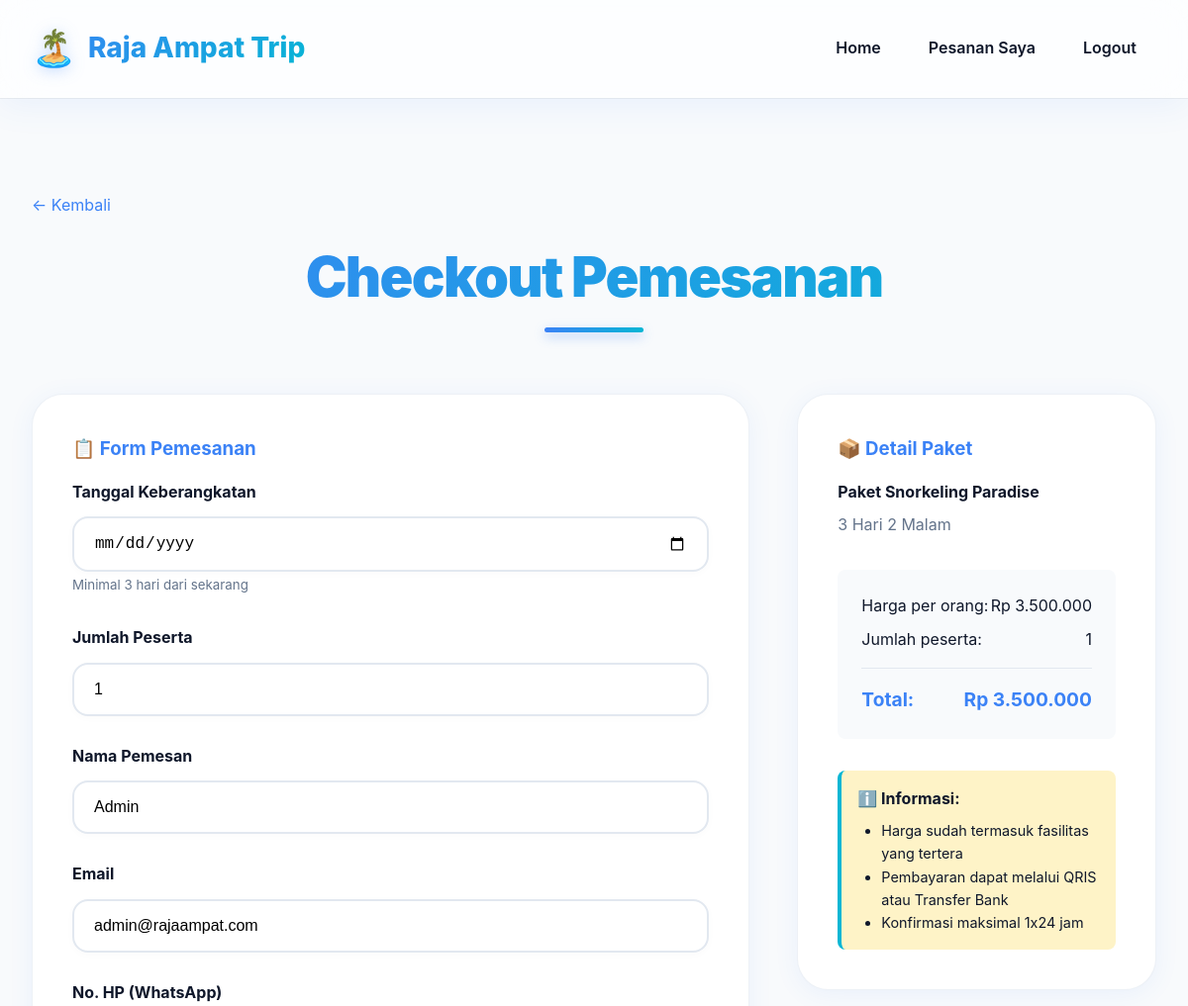
The page /public/checkout.php?id=1 (signed in, upper part) on the database as committed earlier.
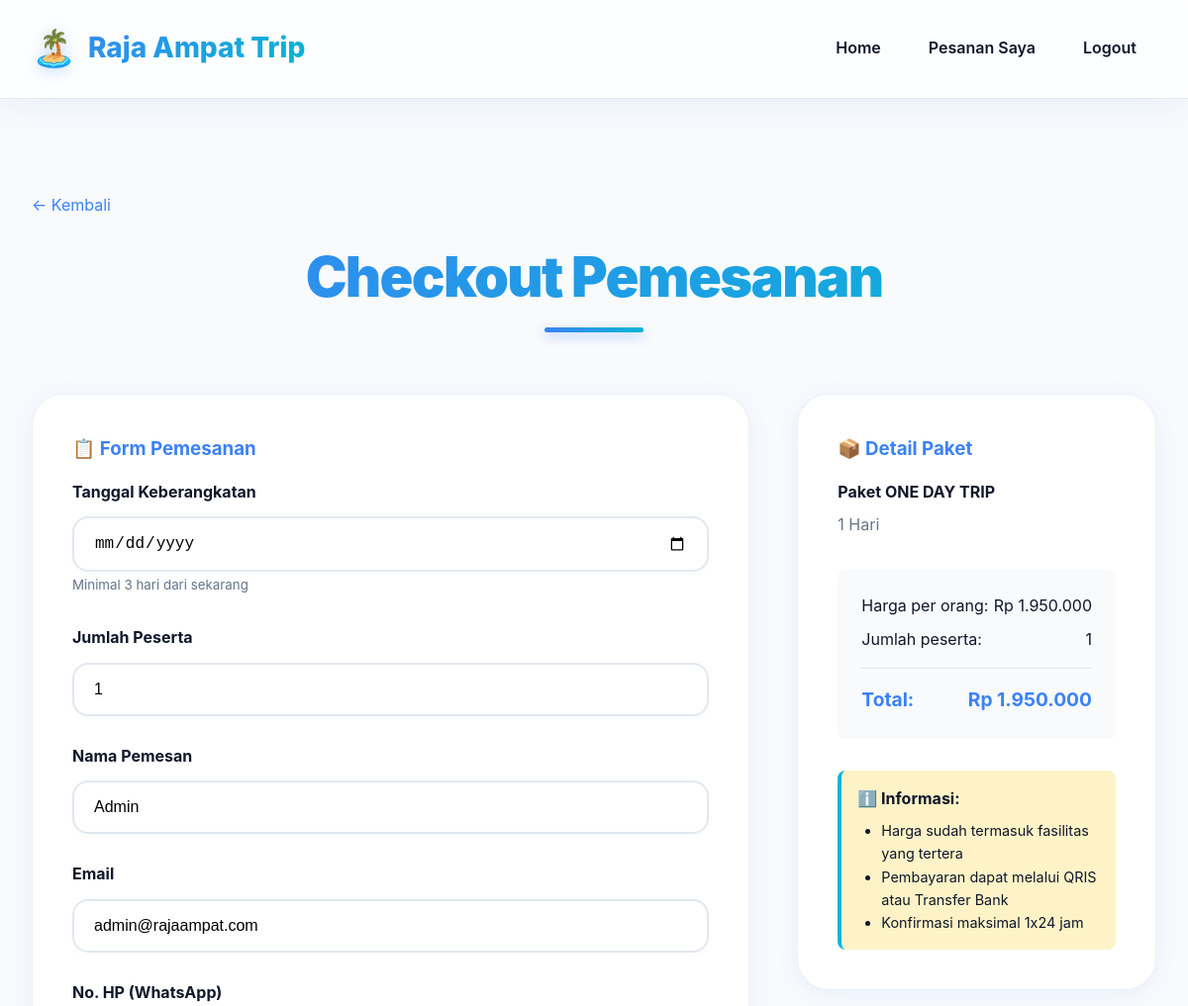
The same page on the database as committed later.
### tables this page shows
CREATE TABLE IF NOT EXISTS users (
    id INT AUTO_INCREMENT PRIMARY KEY,
    nama VARCHAR(100) NOT NULL,
    email VARCHAR(100) UNIQUE NOT NULL,
    password VARCHAR(255) NOT NULL,
    no_hp VARCHAR(20),
    alamat TEXT,
    role ENUM('user', 'admin') DEFAULT 'user',
    created_at TIMESTAMP DEFAULT CURRENT_TIMESTAMP
);

CREATE TABLE IF NOT EXISTS paket_wisata (
    id INT AUTO_INCREMENT PRIMARY KEY,
    nama_paket VARCHAR(200) NOT NULL,
    deskripsi TEXT,
    durasi VARCHAR(50),
    harga DECIMAL(12,2) NOT NULL,
    foto VARCHAR(255),
    fasilitas TEXT,
    itinerary TEXT,
    tersedia BOOLEAN DEFAULT 1,
    created_at TIMESTAMP DEFAULT CURRENT_TIMESTAMP,
    updated_at TIMESTAMP DEFAULT CURRENT_TIMESTAMP ON UPDATE CURRENT_TIMESTAMP
);

### includes/config.php (called while the page is built, shortened)
<?php
function rupiah($angka) {
    return 'Rp ' . number_format($angka, 0, ',', '.');
}

### public/checkout.php (the view, shortened to what this page needs)
<?php
require_once '../includes/config.php';
$paket_id = $_GET['id'] ?? 0;
$stmt = $pdo->prepare("SELECT * FROM paket_wisata WHERE id = ? AND tersedia = 1");
$stmt->execute([$paket_id]);
$package = $stmt->fetch();
$stmt = $pdo->prepare("SELECT * FROM users WHERE id = ?");
$stmt->execute([get_user_id()]);
$user = $stmt->fetch();
?>
<!DOCTYPE html>
<html lang="id">
<head>
    <link rel="stylesheet" href="assets/css/style.css">
</head>
<body>
    <nav class="navbar">
        <div class="container">
            <a href="index.php" class="navbar-brand"><?= SITE_NAME ?></a>
            <ul class="navbar-menu">
                <li><a href="index.php">Home</a></li>
                <li><a href="pyment-status.php">Pesanan Saya</a></li>
                <li><a href="logout.php">Logout</a></li>
            </ul>
        </div>
    </nav>
    <section class="section">
        <div class="container">
            <a href="paket.php?id=<?= $package['id'] ?>" style="color: var(--primary); margin-bottom: 1rem; display: inline-block;">← Kembali</a>
            <h2 class="section-title">Checkout Pemesanan</h2>
            <div class="detail-container">
                <div>
                    <div class="detail-info">
                        <h3 style="color: var(--primary); margin-bottom: 1rem;">📋 Form Pemesanan</h3>
                        <form method="POST">
                            <div class="form-group">
                                <label class="form-label">Tanggal Keberangkatan</label>
                                <input type="date" name="tanggal_berangkat" class="form-control"
                                       min="<?= date('Y-m-d', strtotime('+3 days')) ?>" required>
                                <small style="color: var(--gray);">Minimal 3 hari dari sekarang</small>
                            </div>
                            <div class="form-group">
                                <label class="form-label">Jumlah Peserta</label>
                                <input type="number" name="jumlah_peserta" class="form-control"
                                       min="1" max="20" value="1" required id="jumlah"
                                       onchange="hitungTotal()">
                            </div>
                            <div class="form-group">
                                <label class="form-label">Nama Pemesan</label>
                                <input type="text" name="nama_pemesan" class="form-control"
                                       value="<?= htmlspecialchars($user['nama']) ?>" required>
                            </div>
                            <div class="form-group">
                                <label class="form-label">Email</label>
                                <input type="email" name="email_pemesan" class="form-control"
                                       value="<?= htmlspecialchars($user['email']) ?>" required>
                            </div>
                            <div class="form-group">
                                <label class="form-label">No. HP (WhatsApp)</label>
                            </div>
                        </form>
                    </div>
                </div>
                <div>
                    <div class="detail-info">
                        <h3 style="color: var(--primary); margin-bottom: 1rem;">📦 Detail Paket</h3>
                        <h4><?= htmlspecialchars($package['nama_paket']) ?></h4>
                        <p style="color: var(--gray); margin: 0.5rem 0;"><?= htmlspecialchars($package['durasi']) ?></p>
                        <div style="margin: 2rem 0; padding: 1.5rem; background: #f8fafc; border-radius: 8px;">
                            <div style="display: flex; justify-content: space-between; margin-bottom: 0.5rem;">
                                <span>Harga per orang:</span>
                                <span id="harga"><?= rupiah($package['harga']) ?></span>
                            </div>
                            <div style="display: flex; justify-content: space-between; margin-bottom: 0.5rem;">
                                <span>Jumlah peserta:</span>
                                <span id="peserta">1</span>
                            </div>
                            <hr style="margin: 1rem 0; border: none; border-top: 1px solid #e2e8f0;">
                            <div style="display: flex; justify-content: space-between; font-size: 1.2rem; font-weight: bold; color: var(--primary);">
                                <span>Total:</span>
                                <span id="total"><?= rupiah($package['harga']) ?></span>
                            </div>
                        </div>
                        <div style="padding: 1rem; background: #fef3c7; border-radius: 8px; border-left: 4px solid var(--secondary);">
                            <strong>ℹ️ Informasi:</strong>
                            <ul style="margin: 0.5rem 0 0 1.5rem; font-size: 0.9rem;">
                                <li>Harga sudah termasuk fasilitas yang tertera</li>
                                <li>Pembayaran dapat melalui QRIS atau Transfer Bank</li>
                                <li>Konfirmasi maksimal 1x24 jam</li>
                            </ul>
                        </div>
                    </div>
                </div>
            </div>
        </div>
    </section>
</body>
</html>

### public/assets/css/style.css (style rules this page uses)
* { margin: 0; padding: 0; box-sizing: border-box; }
:root { --primary: #3b82f6; --primary-dark: #2563eb; --primary-light: #60a5fa; --secondary: #06b6d4; --accent: #8b5cf6; --gradient-1: #667eea; --gradient-2: #764ba2; --dark: #0f172a; --light: #f8fafc; --gray: #64748b; --success: #10b981; --danger: #ef4444; --white: #ffffff; }
body { font-family: 'Inter', 'Segoe UI', system-ui, -apple-system, sans-serif; line-height: 1.6; color: var(--dark); background: var(--light); }
a { text-decoration: none; color: inherit; }
.navbar { background: rgba(255, 255, 255, 0.7); backdrop-filter: blur(20px) saturate(180%); -webkit-backdrop-filter: blur(20px) saturate(180%); color: var(--dark); padding: 1.25rem 0; position: sticky; top: 0; z-index: 1000; box-shadow: 0 1px 0 rgba(0, 0, 0, 0.05), 0 8px 32px rgba(59, 130, 246, 0.08); border-bottom: 1px solid rgba(255, 255, 255, 0.5); animation: slideDown 0.5s ease-out; }
.navbar .container { display: flex; justify-content: space-between; align-items: center; max-width: 1280px; margin: 0 auto; padding: 0 2rem; }
.navbar-brand { font-size: 1.75rem; font-weight: 800; display: flex; align-items: center; gap: 0.75rem; background: linear-gradient(135deg, var(--primary) 0%, var(--secondary) 100%); -webkit-background-clip: text; -webkit-text-fill-color: transparent; background-clip: text; position: relative; transition: all 0.3s; }
.navbar-brand::before { content: '🏝️'; font-size: 2.25rem; -webkit-text-fill-color: initial; filter: drop-shadow(0 2px 8px rgba(59, 130, 246, 0.3)); animation: float 3s ease-in-out infinite; }
.navbar-menu { display: flex; list-style: none; gap: 0.5rem; align-items: center; }
.navbar-menu a { color: var(--dark); transition: background 0.2s ease, color 0.2s ease, transform 0.2s ease; padding: 0.625rem 1.25rem; border-radius: 12px; font-weight: 600; position: relative; overflow: hidden; }
.navbar-menu a { color: var(--dark); padding: 0.625rem 1.25rem; border-radius: 12px; font-weight: 600; transition: background 0.2s ease, color 0.2s ease; }
.container { max-width: 1280px; margin: 0 auto; padding: 0 2rem; }
.section { padding: 6rem 0; position: relative; }
.section-title { text-align: center; font-size: 3.5rem; margin-bottom: 1.5rem; font-weight: 900; letter-spacing: -0.03em; background: linear-gradient(135deg, var(--primary) 0%, var(--secondary) 100%); -webkit-background-clip: text; -webkit-text-fill-color: transparent; background-clip: text; position: relative; display: inline-block; width: 100%; animation: fadeIn 0.8s ease-out; }
.section-title::after { content: ''; position: absolute; bottom: -10px; left: 50%; transform: translateX(-50%); width: 100px; height: 5px; background: linear-gradient(90deg, var(--primary) 0%, var(--secondary) 100%); border-radius: 10px; box-shadow: 0 4px 12px rgba(59, 130, 246, 0.4); }
.form-group { margin-bottom: 1.75rem; }
.form-label { display: block; margin-bottom: 0.75rem; font-weight: 700; color: var(--dark); font-size: 1rem; }
.form-control { width: 100%; padding: 1rem 1.25rem; border: 2px solid rgba(226, 232, 240, 1); border-radius: 16px; font-size: 1rem; transition: all 0.4s cubic-bezier(0.4, 0, 0.2, 1); background: white; box-shadow: 0 2px 8px rgba(0, 0, 0, 0.02); }
.detail-container { display: grid; grid-template-columns: 2fr 1fr; gap: 3rem; margin-top: 3rem; }
.detail-info { background: white; padding: 2.5rem; border-radius: 32px; box-shadow: 0 4px 24px rgba(59, 130, 246, 0.08); border: 1px solid rgba(226, 232, 240, 0.6); position: sticky; top: 100px; }

Rows that differ between the two databases and show on the page:
changed paket_wisata: nama_paket "Paket Snorkeling Paradise" → "Paket ONE DAY TRIP"; durasi "3 Hari 2 Malam" → "1 Hari"; harga "Rp 3.500.000" → "Rp 1.950.000"
